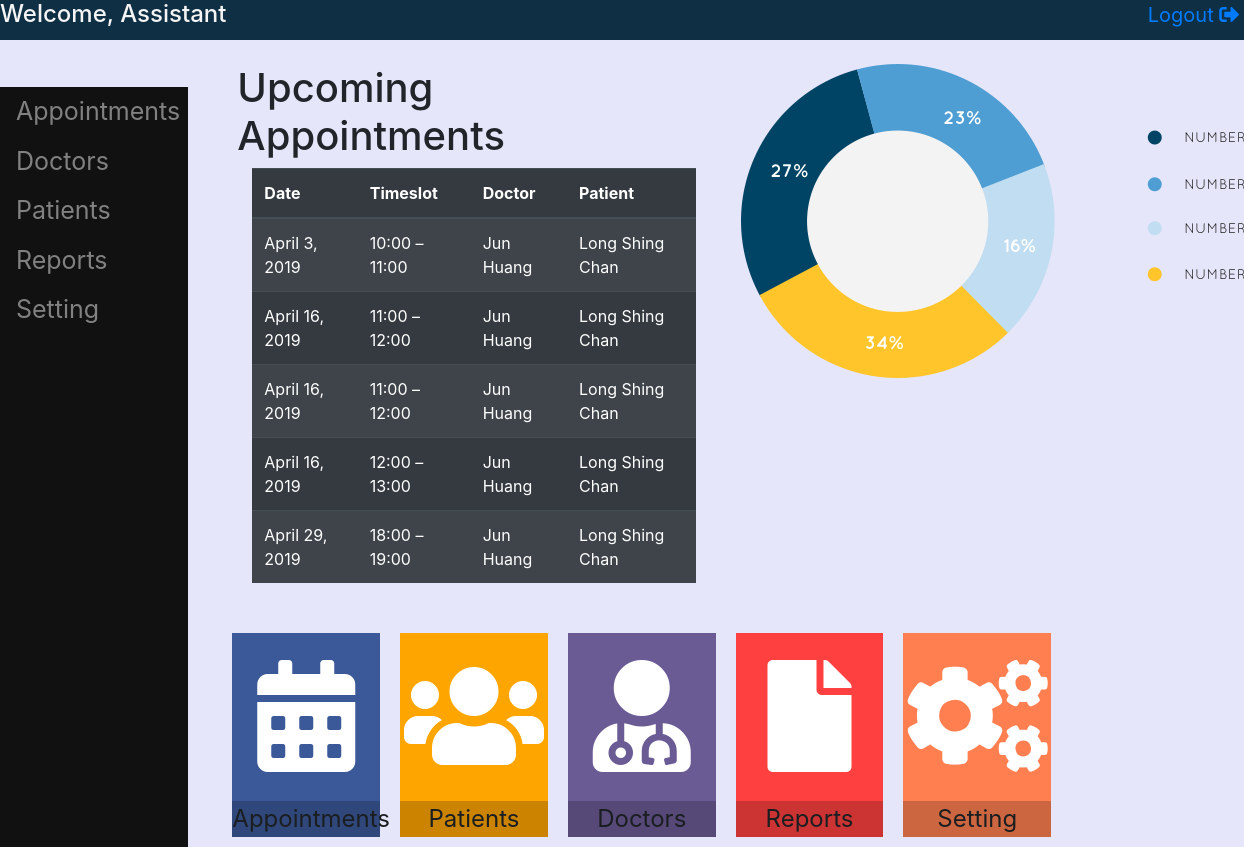
The app's page /assistant/home/ with its own data.
### scheduling/models.py (models this page shows)
class Appointment(models.Model):
    TIMESLOT_LIST = (
        (1, '10:00 – 11:00'),
        (2, '11:00 – 12:00'),
        (3, '12:00 – 13:00'),
        (4, '13:00 – 14:00'),
        (5, '14:00 – 15:00'),
        (6, '15:00 – 16:00'),
        (7, '16:00 – 17:00'),
        (8, '17:00 – 18:00'),
        (8, '18:00 – 19:00'),
    )
    date = models.DateField(default=date.today)
    timeslot = models.IntegerField(choices=TIMESLOT_LIST, null=True)
    doctor = models.ForeignKey(Doctor, on_delete = models.CASCADE, related_name='appointment_doctor')
    patient = models.ForeignKey(Patient, on_delete = models.CASCADE, related_name='appointment_patient')
    def __str__(self):
        return str(self.doctor) + " " + str(self.patient) + " - " + str(self.get_timeslot_display())

class Doctor(models.Model):
    upin = models.AutoField(primary_key=True) #unique physician identification number
    user = models.OneToOneField(User, on_delete=models.CASCADE)
    user.user_type = "doctor"
    specialty = models.CharField(max_length=20)
    appointments_per_hour = models.IntegerField(null=True)
    picture = models.ImageField(upload_to = 'doctors', default = '')
    def __str__(self):
        return str(self.user)

class User(AbstractUser):
    users = (
        ('doctor', 'Doctor'),
        ('patient', 'Patient'),
        ('assistant', 'Assistant'),
    )
    user_type = models.CharField(choices=users, max_length=9, default='patient')
    def __str__(self):
        return self.first_name  + " " + self.last_name

class Patient(models.Model):
    pid = models.AutoField(unique=True, primary_key=True) #patient identification
    user = models.OneToOneField(User, on_delete=models.CASCADE)
    doctor = models.ForeignKey(Doctor, on_delete = models.CASCADE, related_name='patient_doctor', null=True)
    user.user_type = "patient"
    picture = models.ImageField(upload_to = 'patients', default = '')
    def __str__(self):
        return str(self.user)

### scheduling/views.py (the view)
# urls.py: path('home/', views.assistant_portal,name='assistant_portal'),
def assistant_portal(request):
    appointments = Appointment.objects.all().order_by('date').order_by('timeslot')[:5]
    print(appointments)
    return TemplateResponse(request, 'scheduling/assistant.html', {"appointments" : appointments})

### scheduling/templates/scheduling/assistant.html
{% extends 'scheduling/portal_template.html' %}
{% load static %}
{% load crispy_forms_tags %}
{% block content %}
{% if user.is_authenticated and user.user_type != "patient" or user.user_type != "doctor" %}
<div id="topbar">
    <h4>Welcome, Assistant</h4>
    <a href="{%url 'logout'%}" id="logout_icon"> Logout <span> <i class="fas fa-sign-out-alt"></i> </span> </a>
</div>
<div class="row">
    <div class="col-sm-2">
        <div id="sidebar">
            <a href="appointments/">Appointments</a>
            <a href="patients/">Doctors</a>
            <a href="patients/">Patients</a>
            <a href="reports/">Reports</a>
            <a href="settings/">Setting</a>
        </div>
    </div>
    <div class="col-sm-10">
        <br>
        <div class="row" id="preview_row">
            <div class="col-6" id="appointments">
                <h1>Upcoming Appointments</h1>
                <div class="container-fluid">
                    <table class="table table-dark table-striped">
                        <thead>
                            <tr>
                                <th>Date</th>
                                <th>Timeslot</th>
                                <th>Doctor</th>
                                <th>Patient</th>
                            </tr>
                        </thead>
                        <tbody>
                            {% for appointment in appointments %}
                                <tr>
                                    <td>{{ appointment.date }}</td>
                                    <td>{{ appointment.get_timeslot_display }}</td>
                                    <td>{{ appointment.doctor }}</td>
                                    <td>{{ appointment.patient }}</td>
                                </tr>
                            {% endfor %}
                        </tbody>
                    </table>
                </div>
            </div>
            <div class="col-6" id="pie_chart">
                <img src="{% static 'images/pie.png' %}">
            </div>
        </div>
        <br>
        <div class="row" id="icon_row">
            <div class="col-2 icon_box" id="icon1">
                <a href="../appointments">
                    <span class="icon">
                        <i class="fas fa-calendar-alt"></i>
                    </span>
                </a>
                <div class="icon_description">Appointments</div>
            </div>
            <div class="col-2 icon_box" id="icon2">
                <a href="../patients">
                    <span class="icon">
                        <i class="fas fa-users"></i>
                    </span>
                </a>
                <div class="icon_description">Patients</div>
            </div>
            <div class="col-2 icon_box" id="icon5">
                <a href="../doctors">
                    <span class="icon">
                        <i class="fas fa-user-md"></i>
                    </span>
                </a>
                <div class="icon_description">Doctors</div>
            </div>
            <div class="col-2 icon_box" id="icon3">
                <a href="../reports">
                    <span class="icon">
                        <i class="fas fa-file"></i>
                    </span>
                </a>
                <div class="icon_description">Reports</div>
            </div>
            <div class="col-2 icon_box" id="icon4">
                <a href="../settings">
                    <span class="icon">
                        <i class="fas fa-cogs"></i>
                    </span>
                </a>
                <div class="icon_description">Setting</div>
            </div>
        </div>
    </div>
</div>
{% else %}
{% url index %}
{% endif %}
{% endblock %}

### scheduling/templates/scheduling/portal_template.html (shortened to what this page needs)
{% load staticfiles %}
{% load static %}
{% load crispy_forms_tags %}
<!DOCTYPE html>
<html lang="en">
<head>
    <link rel="stylesheet" href="https://use.fontawesome.com/releases/v5.7.2/css/all.css">
    <link rel="stylesheet" href="https://maxcdn.bootstrapcdn.com/bootstrap/4.2.1/css/bootstrap.min.css">
    <link rel="stylesheet" href="{% static 'css/index.css' %}" type="text/css" />
</head>
<body>
    {% block content%}
    {% endblock %}
</body>
</html>

### scheduling/static/css/index.css (style rules this page uses)
body { background-color: #e6e6fa; }
.row { margin: 0 0 0 0; padding: 0 0 0 0; }
#icon_row { margin: auto; }
.icon { font-size: 7em; color: white; text-align: center; }
.icon_box { text-align: center; padding: 0 0 0 0; border: 10px solid transparent; background-clip: padding-box; }
#icon1 { background-color: rgb(59, 89, 152); }
#icon2 { background-color: rgb(255, 165, 0); }
#icon3 { background-color: rgb(255, 64, 64); }
#icon4 { background-color: #ff7f50; }
#icon5 { background-color: #6B5B95; }
.icon_description { background-color: inherit; width: 100%; filter: brightness(.8); font-size: 1.5em; }
#topbar { width: 100%; height: 5vh; background-color: #0E2F44; color: #f5f5f5; }
#topbar>* { display: inline; }
#logout_icon { font-size: 20px; padding-right: 5px; float: right; }
#sidebar { height: 95vh; position: fixed; z-index: 1; bottom: 0; left: 0; background-color: #111; }
#sidebar a { padding: 6px 8px 6px 16px; text-decoration: none; font-size: 25px; color: #818181; display: block; }

### records on screen
Appointment: date "April 3, 2019", timeslot "10:00 – 11:00", doctor "Jun Huang", patient "Long Shing Chan"
Appointment: date "April 16, 2019", timeslot "11:00 – 12:00", doctor "Jun Huang", patient "Long Shing Chan"
Appointment: date "April 16, 2019", timeslot "11:00 – 12:00", doctor "Jun Huang", patient "Long Shing Chan"
Appointment: date "April 16, 2019", timeslot "12:00 – 13:00", doctor "Jun Huang", patient "Long Shing Chan"
Appointment: date "April 29, 2019", timeslot "18:00 – 19:00", doctor "Jun Huang", patient "Long Shing Chan"
